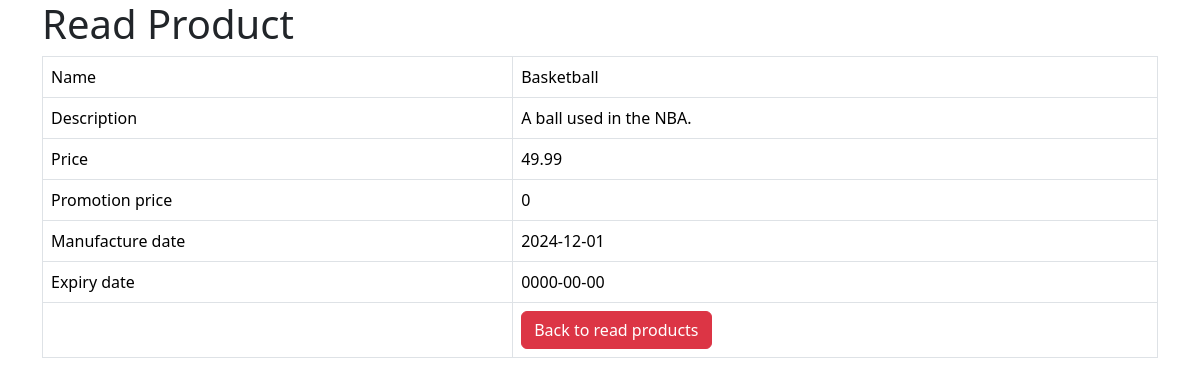
Before: /product_details.php?id=1 with the older database file.
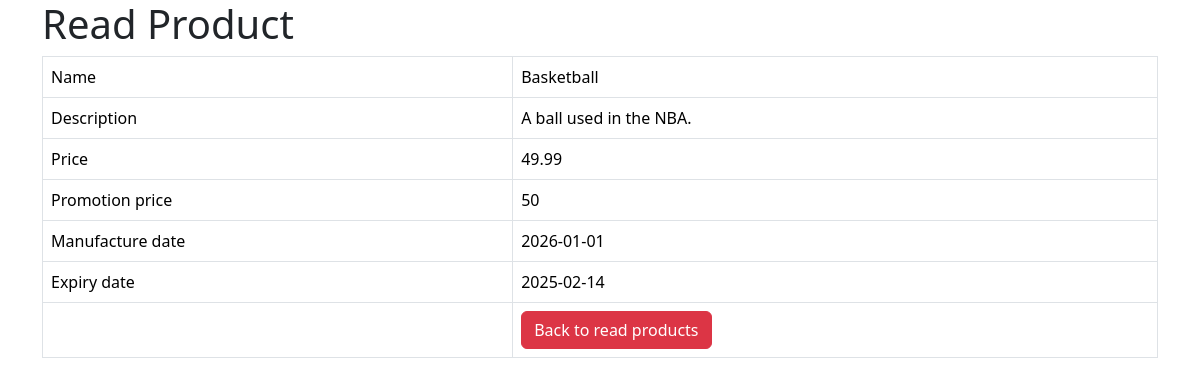
After: the same page with the newer database file.
### tables this page shows
CREATE TABLE IF NOT EXISTS `products` (
  `id` int NOT NULL AUTO_INCREMENT,
  `name` varchar(128) NOT NULL,
  `description` text NOT NULL,
  `product_cat` int NOT NULL,
  `price` double NOT NULL,
  `promotion_price` double NOT NULL,
  `manufacture_date` date NOT NULL,
  `expired_date` date NOT NULL,
  `created` datetime NOT NULL,
  `modified` timestamp NOT NULL DEFAULT CURRENT_TIMESTAMP ON UPDATE CURRENT_TIMESTAMP,
  PRIMARY KEY (`id`)
);

### product_details.php (the view, shortened to what this page needs)
<!DOCTYPE HTML>
<html>
<head>
    <link href="https://cdn.jsdelivr.net/npm/bootstrap@5.3.3/dist/css/bootstrap.min.css" rel="stylesheet">
</head>
<body>
    <div class="container">
        <div class="page-header">
            <h1>Read Product</h1>
        </div>
        <?php
        $id = isset($_GET['id']) ? $_GET['id'] : die('ERROR: Record ID not found.');
        include 'config/database.php';
        try {
            $query = "SELECT id, name, description, price, promotion_price, manufacture_date, expired_date FROM products WHERE id = ? LIMIT 0,1";
            $stmt = $con->prepare($query);
            $stmt->bindParam(1, $id);
            $stmt->execute();
            $row = $stmt->fetch(PDO::FETCH_ASSOC);
            $name = $row['name'];
            $description = $row['description'];
            $price = $row['price'];
            $promotion_price = $row['promotion_price'];
            $manufacture_date = $row['manufacture_date'];
            $expired_date = $row['expired_date'];
        }
        catch (PDOException $exception) {
            die('ERROR: ' . $exception->getMessage());
        }
        ?>
        <table class='table table-hover table-responsive table-bordered'>
            <tr>
                <td>Name</td>
                <td><?php echo $name;  ?></td>
            </tr>
            <tr>
                <td>Description</td>
                <td><?php echo $description;  ?></td>
            </tr>
            <tr>
                <td>Price</td>
                <td><?php echo $price;  ?></td>
            </tr>
            <tr>
                <td>Promotion price</td>
                <td><?php echo $promotion_price;  ?></td>
            </tr>
            <tr>
                <td>Manufacture date</td>
                <td><?php echo $manufacture_date;  ?></td>
            </tr>
            <tr>
                <td>Expiry date</td>
                <td><?php echo $expired_date;  ?></td>
            </tr>
            <tr>
                <td></td>
                <td>
                    <a href='product_listing.php' class='btn btn-danger'>Back to read products</a>
                </td>
            </tr>
        </table>
    </div>
</body>
</html>

Changed rows visible on the page:
changed products "Basketball": promotion_price "0" → "50"; manufacture_date "2024-12-01" → "2026-01-01"; expired_date "0000-00-00" → "2025-02-14"
